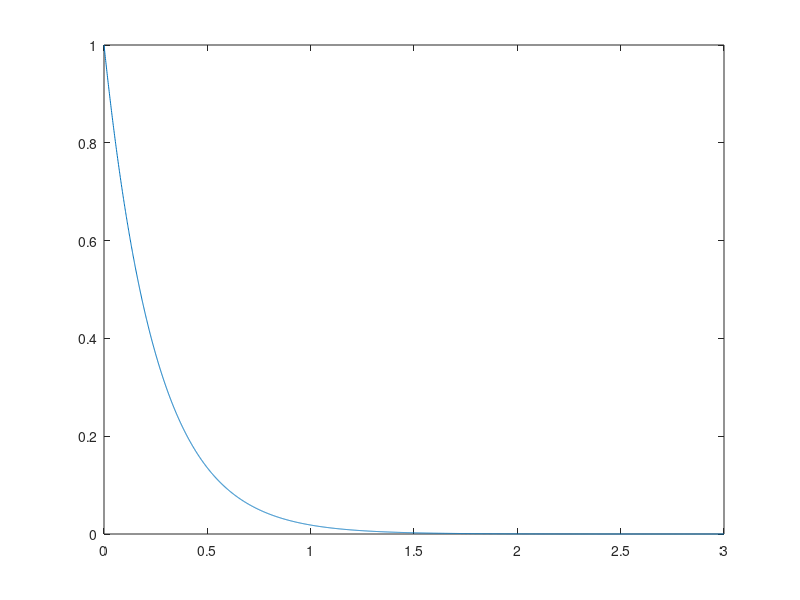
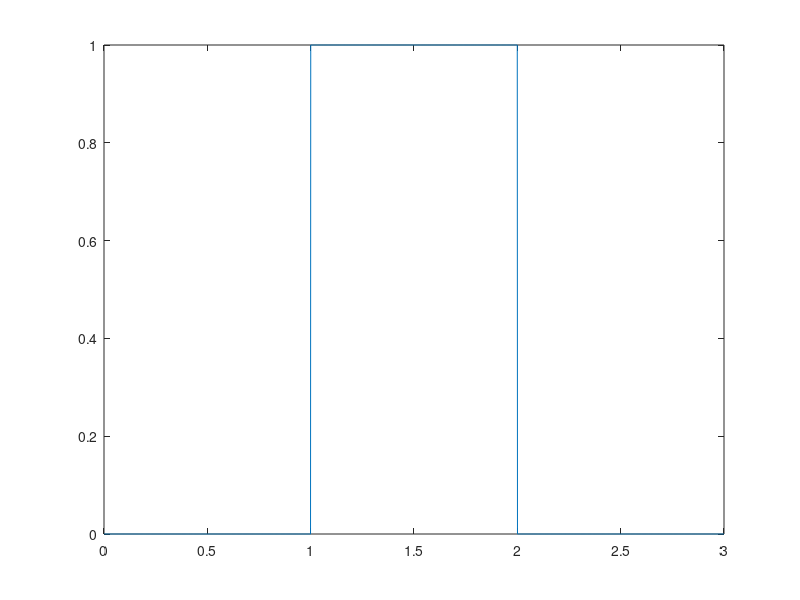
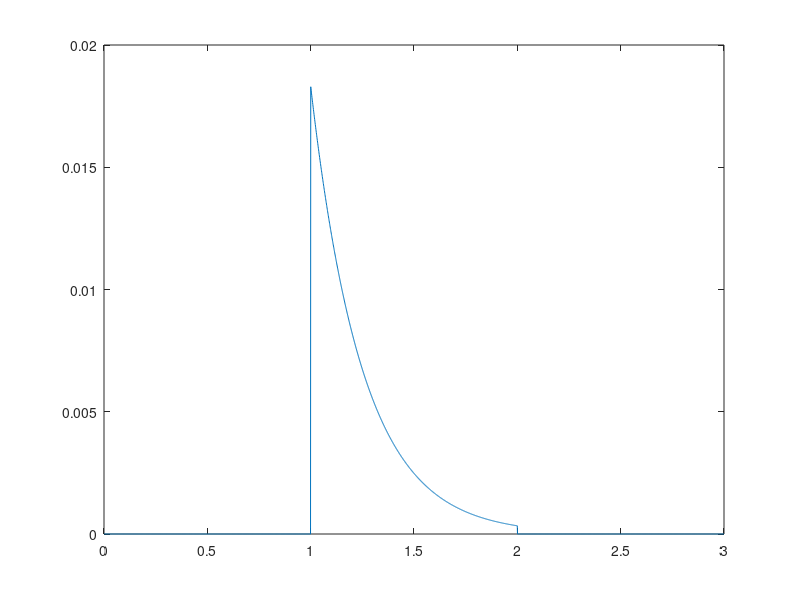

These charts were generated, in order, by the following MATLAB code:
A = 1;
B = 1;
t1 = 1;
t2 = 2;
t3 = 3;
dt = 0.001;
            % Variables defined by the example.
T = linspace(0,t3,3/dt);
            % Determining the range for x-axis
x1 = exp(-4*T);
            % Defining x1(t) as the decaying exponential
figure(1)
plot (T,x1)
            % Plotting x1(t) on figure 1
x2 = [zeros(1,t1/dt) ones(1,(t2-t1)/dt) zeros(1,(t3-t2)/dt)];
            % Defining x2(t) as the square wave
figure(2)
plot (T,x2)
            % Plotting x2(t) on figure 2 
x3 = x1.*x2;
            % Defining x3(t), the product signal of x1(t) and x2(t)
figure(3)
plot(T,x3)
            % Plotting x3(t) on figure 3